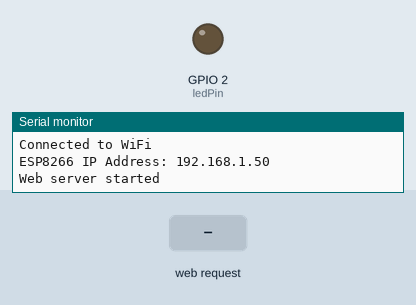
Recording of a sketch running on a simulated ESP8266 (NodeMCU). On the bench: output pins drawn as LEDs (lit = HIGH), the last lines printed to the serial monitor. The inputs (shaded band) are chosen by the test bench. WiFi joins after 1.5 s; servers stay silent unless stated.

Above: at 2.7 s.
2.8 s: HTTP request GET /?TURN_ON_LED=0 received
At 3.4 s:
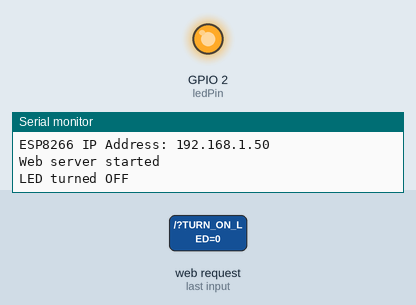
4.3 s: HTTP request GET /?TURN_ON_LED=1 received
At 5.7 s:
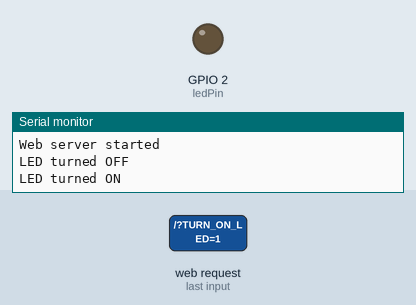
Timing chart, 0 to 7.3 s (numbered marks = the images above; inputs shaded):
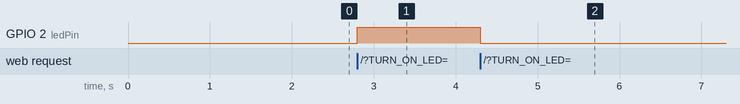

The sketch:

liulanqi8266.ino
```cpp
//wifi 控制，有个最大的毛病就是 消耗电流大，这个用电池供电的话，需要70ma左右，如果是市电供电无所谓了
//如果想降低耗电量，可以在loop里面添加delay(1000),耗电量会下降一半多，反应变慢一些而已
//http://192.168.1.4/?TURN_ON_LED=1
#include <ESP8266WiFi.h>
#include <ESP8266WebServer.h>  // 引入Web服务器库

// WiFi配置
const char* ssid = "ChinaNet-ggzf";
const char* password = "jlkjxlav";


// Web服务器端口（默认80）
ESP8266WebServer server(80);

const int ledPin = 2;  // LED连接的GPIO引脚（通常为内置LED）

void setup() {
  Serial.begin(115200);
  pinMode(ledPin, OUTPUT); // 设置LED引脚为输出

  // 连接WiFi
  WiFi.begin(ssid, password);
  while (WiFi.status() != WL_CONNECTED) {
    delay(500);
    Serial.println("Connecting to WiFi...");
  }
  Serial.println("Connected to WiFi");

  // 打印ESP8266的IP地址
  Serial.print("ESP8266 IP Address: ");
  Serial.println(WiFi.localIP());

  // 处理浏览器发送的请求
  server.on("/", handleRoot);  // 访问根目录时调用的函数

  // 启动Web服务器
  server.begin();
  WiFi.mode(WIFI_STA);  // 设置为Station模式
  WiFi.setSleepMode(WIFI_MODEM_SLEEP);  // 启用Modem Sleep模式
  Serial.println("Web server started");
}

void loop() {
  server.handleClient();  // 处理客户端请求
}

// 处理根目录的请求
void handleRoot() {
  // 解析查询参数
  String ledState = server.arg("TURN_ON_LED");

  // 如果有TURN_ON_LED参数
  if (ledState.length() > 0) {
    if (ledState == "1") {
      digitalWrite(ledPin, LOW);  // 开启LED（通常内置LED低电平点亮）
      server.send(200, "text/plain", "LED is ON");
      Serial.println("LED turned ON");
    } else if (ledState == "0") {
      digitalWrite(ledPin, HIGH); // 关闭LED
      server.send(200, "text/plain", "LED is OFF");
      Serial.println("LED turned OFF");
    } else {
      server.send(400, "text/plain", "Invalid value for TURN_ON_LED"); // 错误处理
    }
  } else {
    server.send(400, "text/plain", "TURN_ON_LED parameter missing");
  }
}
```

Measured:
- after the input at 2.8 s, GPIO 2 (ledPin): LOW → HIGH at once
- after the input at 4.3 s, GPIO 2 (ledPin): HIGH → LOW at once
